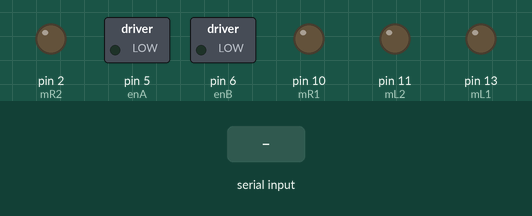
Simulated run of this sketch. Board: Arduino Uno, built with avr-gcc and run on an emulated ATmega328P. Parts: switched loads named in the sketch (green lamp = pin HIGH), output pins drawn as LEDs (lit = HIGH). Inputs (shaded band) come from the test bench. What the sketch prints to the serial monitor is not drawn.

Above: at 1.2 s.
1.3 s: "F" received over Serial
At 2.3 s:
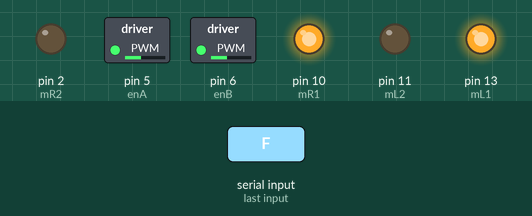
2.8 s: "B" received over Serial
At 3.8 s:
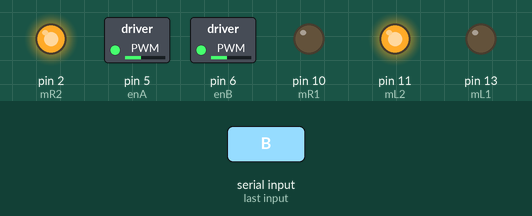
4.3 s: "L" received over Serial
At 4.9 s:
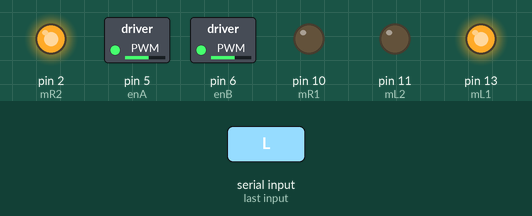
5.8 s: "R" received over Serial
At 6.8 s:
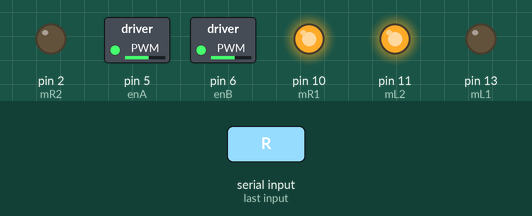
Timing chart, 0 to 8.3 s (numbered marks = the images above; inputs shaded):
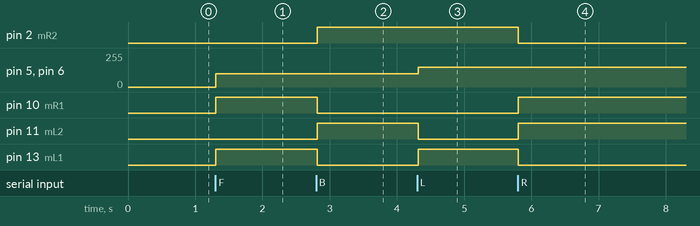

Measured:
- after the input at 1.3 s, pin 5 (enA), pin 6 (enB): 0/255 → 100/255 at once; pin 10 (mR1), pin 13 (mL1): LOW → HIGH at once
- after the input at 2.8 s, pin 2 (mR2), pin 11 (mL2): LOW → HIGH at once; pin 10 (mR1), pin 13 (mL1): HIGH → LOW at once
- after the input at 4.3 s, pin 5 (enA), pin 6 (enB): 100/255 → 150/255 at once; pin 11 (mL2): HIGH → LOW at once; pin 13 (mL1): LOW → HIGH at once
- after the input at 5.8 s, pin 2 (mR2), pin 13 (mL1): HIGH → LOW at once; pin 10 (mR1), pin 11 (mL2): LOW → HIGH at once

The sketch:

30._Smart_phone__controlled_Robot.ino
```cpp
int turnSpeed = 150;
int Speed = 100;
const int mL1 = 13;
const int mL2 = 11;
const int mR1 = 10;
const int mR2 = 2;
const int enA = 5;
const int enB = 6;
char var;
void setup() {
  pinMode(mL1, OUTPUT);
  pinMode(mL2, OUTPUT);
  pinMode(mR1, OUTPUT);
  pinMode(mR2, OUTPUT);
  pinMode(enA, OUTPUT);
  pinMode(enB, OUTPUT);

  Serial.begin(9600);
}

void loop() {

if(Serial.available()>0)
var= Serial.read();
Serial.println(var);
if(var=='F')
{
 forward();
 }
 else if(var=='B')


 {
 backward();
 }
 else if(var=='L')
 {
 left();
 }
 else if(var=='R')
 {
 right();
 }
 else{
 stop_now();
}
}
void right() {
  digitalWrite(mL1,LOW);
digitalWrite(mL2,HIGH);
digitalWrite(mR1,HIGH);
digitalWrite(mR2,LOW);
analogWrite(enA, turnSpeed);
analogWrite(enB, turnSpeed);
Serial.println("right");
}

void left() {
  digitalWrite(mL1,HIGH);
digitalWrite(mL2,LOW);
digitalWrite(mR1,LOW);
digitalWrite(mR2,HIGH);
analogWrite(enA, turnSpeed);
analogWrite(enB, turnSpeed);
Serial.println("left");
}

void stop_now() {
  digitalWrite(mL1, LOW);
  digitalWrite(mL2, LOW);
  digitalWrite(mR1, LOW);
  digitalWrite(mR2, LOW);
  analogWrite(enA, 0);
  analogWrite(enB, 0);
}

void forward()
{
digitalWrite(mL1,HIGH);
digitalWrite(mL2,LOW);
digitalWrite(mR1,HIGH);
digitalWrite(mR2,LOW);
analogWrite(enA, Speed);
analogWrite(enB, Speed);
Serial.println("forward");
}
void backward()
{
digitalWrite(mL1,LOW);
digitalWrite(mL2,HIGH);
digitalWrite(mR1,LOW);
digitalWrite(mR2,HIGH);
analogWrite(enA, Speed);
analogWrite(enB, Speed);
Serial.println("backward");
}
```
